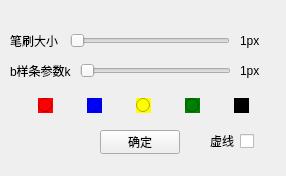
<?xml version="1.0" encoding="UTF-8"?>
<ui version="4.0">
 <class>configWindow</class>
 <widget class="QWidget" name="configWindow">
  <property name="geometry">
   <rect>
    <x>0</x>
    <y>0</y>
    <width>286</width>
    <height>176</height>
   </rect>
  </property>
  <property name="windowTitle">
   <string>Form</string>
  </property>
  <widget class="QSlider" name="horizontalSlider">
   <property name="geometry">
    <rect>
     <x>70</x>
     <y>30</y>
     <width>160</width>
     <height>21</height>
    </rect>
   </property>
   <property name="minimum">
    <number>1</number>
   </property>
   <property name="maximum">
    <number>20</number>
   </property>
   <property name="pageStep">
    <number>5</number>
   </property>
   <property name="orientation">
    <enum>Qt::Horizontal</enum>
   </property>
  </widget>
  <widget class="QPushButton" name="pushButton">
   <property name="geometry">
    <rect>
     <x>100</x>
     <y>130</y>
     <width>80</width>
     <height>24</height>
    </rect>
   </property>
   <property name="text">
    <string>确定</string>
   </property>
  </widget>
  <widget class="QLabel" name="width">
   <property name="geometry">
    <rect>
     <x>240</x>
     <y>20</y>
     <width>31</width>
     <height>41</height>
    </rect>
   </property>
   <property name="text">
    <string>1px</string>
   </property>
  </widget>
  <widget class="QLabel" name="label">
   <property name="geometry">
    <rect>
     <x>10</x>
     <y>30</y>
     <width>51</width>
     <height>21</height>
    </rect>
   </property>
   <property name="text">
    <string>笔刷大小</string>
   </property>
  </widget>
  <widget class="QWidget" name="horizontalLayoutWidget">
   <property name="geometry">
    <rect>
     <x>10</x>
     <y>90</y>
     <width>271</width>
     <height>31</height>
    </rect>
   </property>
   <layout class="QHBoxLayout" name="horizontalLayout">
    <item>
     <widget class="QRadioButton" name="red">
      <property name="maximumSize">
       <size>
        <width>15</width>
        <height>16777215</height>
       </size>
      </property>
      <property name="styleSheet">
       <string notr="true">width:10px;
background:red;
</string>
      </property>
      <property name="text">
       <string/>
      </property>
     </widget>
    </item>
    <item>
     <widget class="QRadioButton" name="blue">
      <property name="maximumSize">
       <size>
        <width>15</width>
        <height>16777215</height>
       </size>
      </property>
      <property name="styleSheet">
       <string notr="true">width:10px;
background:blue;
</string>
      </property>
      <property name="text">
       <string/>
      </property>
     </widget>
    </item>
    <item>
     <widget class="QRadioButton" name="yellow">
      <property name="maximumSize">
       <size>
        <width>15</width>
        <height>16777215</height>
       </size>
      </property>
      <property name="styleSheet">
       <string notr="true">width:10px;
background:yellow;
</string>
      </property>
      <property name="text">
       <string/>
      </property>
     </widget>
    </item>
    <item>
     <widget class="QRadioButton" name="green">
      <property name="maximumSize">
       <size>
        <width>15</width>
        <height>16777215</height>
       </size>
      </property>
      <property name="styleSheet">
       <string notr="true">width:10px;
background:green;
</string>
      </property>
      <property name="text">
       <string/>
      </property>
     </widget>
    </item>
    <item>
     <widget class="QRadioButton" name="black">
      <property name="maximumSize">
       <size>
        <width>15</width>
        <height>16777215</height>
       </size>
      </property>
      <property name="styleSheet">
       <string notr="true">width:10px;
background:black;
</string>
      </property>
      <property name="text">
       <string/>
      </property>
     </widget>
    </item>
   </layout>
  </widget>
  <widget class="QCheckBox" name="dashLine">
   <property name="geometry">
    <rect>
     <x>240</x>
     <y>130</y>
     <width>16</width>
     <height>22</height>
    </rect>
   </property>
   <property name="text">
    <string/>
   </property>
  </widget>
  <widget class="QLabel" name="label_2">
   <property name="geometry">
    <rect>
     <x>210</x>
     <y>130</y>
     <width>31</width>
     <height>21</height>
    </rect>
   </property>
   <property name="text">
    <string>虚线</string>
   </property>
  </widget>
  <widget class="QLabel" name="label_3">
   <property name="geometry">
    <rect>
     <x>10</x>
     <y>60</y>
     <width>71</width>
     <height>21</height>
    </rect>
   </property>
   <property name="text">
    <string>b样条参数k</string>
   </property>
  </widget>
  <widget class="QSlider" name="horizontalSlider_2">
   <property name="geometry">
    <rect>
     <x>80</x>
     <y>60</y>
     <width>151</width>
     <height>21</height>
    </rect>
   </property>
   <property name="minimum">
    <number>1</number>
   </property>
   <property name="maximum">
    <number>20</number>
   </property>
   <property name="pageStep">
    <number>5</number>
   </property>
   <property name="orientation">
    <enum>Qt::Horizontal</enum>
   </property>
  </widget>
  <widget class="QLabel" name="kValue">
   <property name="geometry">
    <rect>
     <x>240</x>
     <y>50</y>
     <width>31</width>
     <height>41</height>
    </rect>
   </property>
   <property name="text">
    <string>1px</string>
   </property>
  </widget>
 </widget>
 <resources/>
 <connections/>
</ui>
